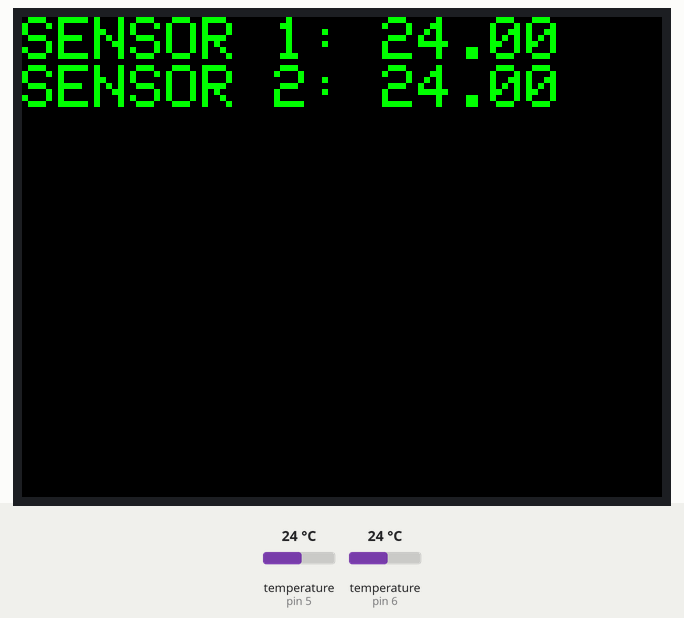
This sketch was run on a simulated Arduino Uno, built with avr-gcc and run on an emulated ATmega328P. Shown: 320×240 colour display. The test bench sets the inputs (shaded band); at power-on: temperature (sensors on pin 5, pin 6) 24 °C. Random numbers use the default seed unless the sketch sets one; what the sketch prints to the serial monitor is not drawn.

Above: at 3.1 s.
3.2 s: temperature (sensor on pin 5) set to 12 °C
At 8.2 s:
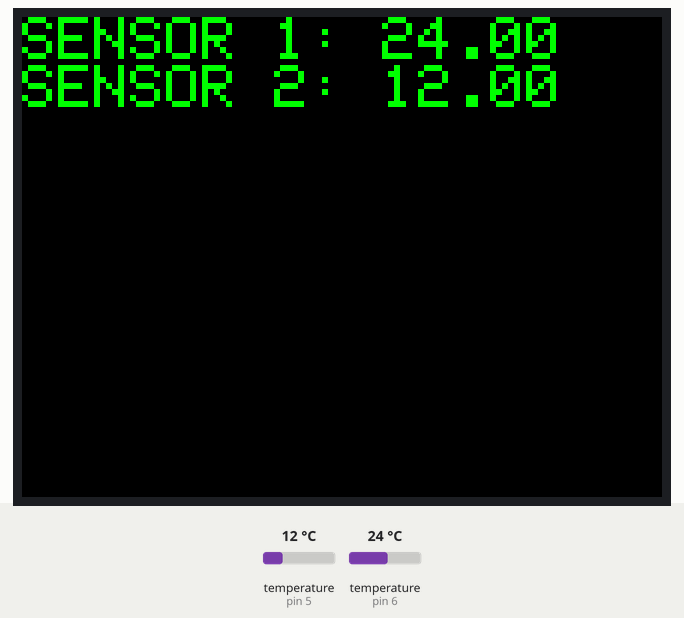
13.9 s: temperature (sensor on pin 6) set to 12 °C
At 18.2 s:
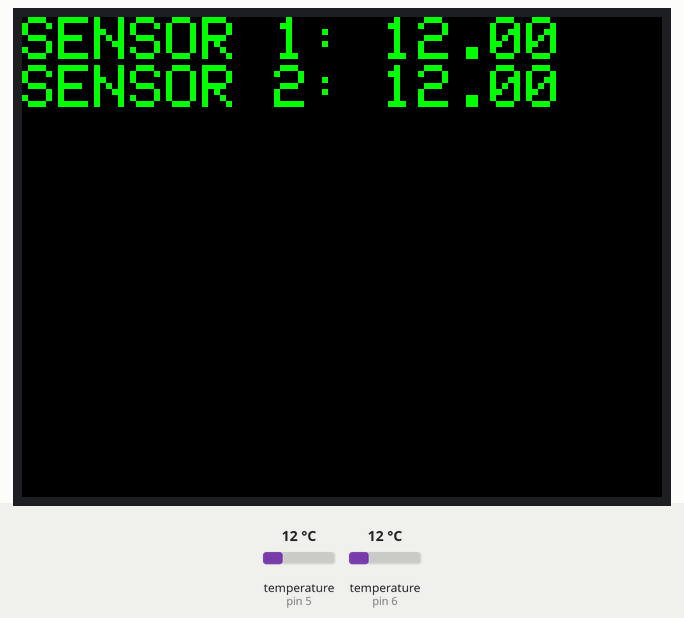
24.4 s: temperature (sensor on pin 5) set to 19 °C
34.8 s: temperature (sensor on pin 6) set to 19 °C
At 39.4 s:
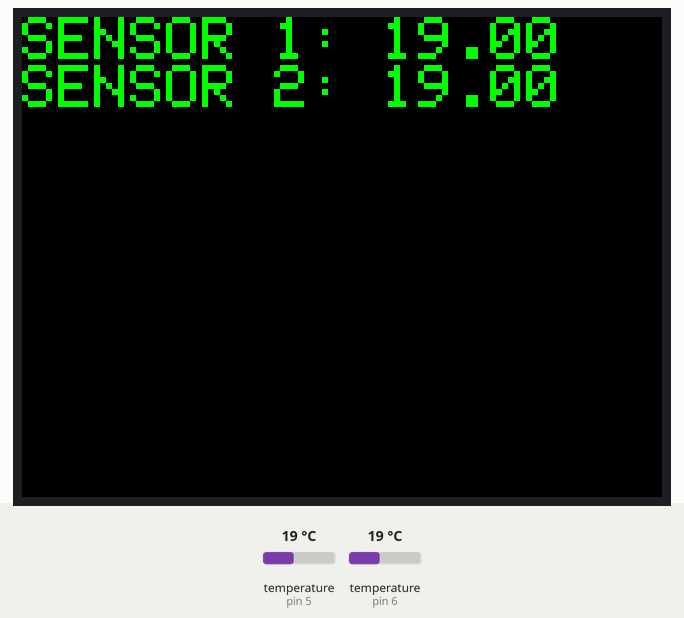
45.3 s: temperature (sensor on pin 5) set to 28 °C
At 50.6 s:
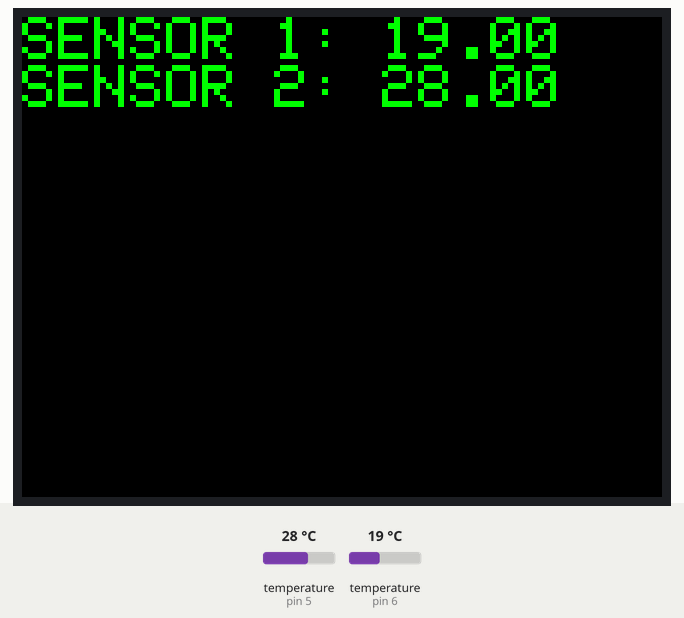
55.7 s: temperature (sensor on pin 6) set to 28 °C
At 60.6 s:
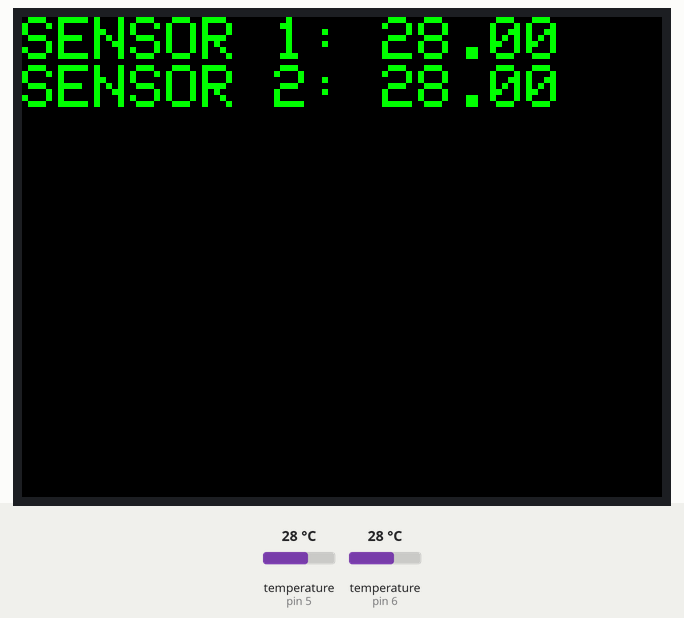
Timing chart, 0 to 62.1 s (numbered marks = the images above; inputs shaded):
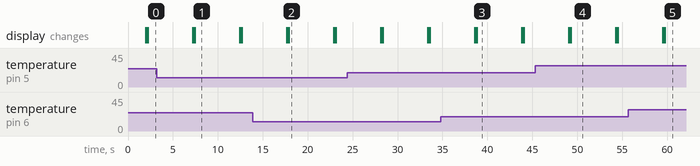

Measured:
- what the display in image 1 shows lasts 5.0 s, from 7.4 s to 12.4 s

The sketch:

ILI9341_temp.ino
```cpp
#include "SPI.h"
#include "Adafruit_GFX.h"
#include "Adafruit_ILI9341.h"
#include <OneWire.h>
#include <DallasTemperature.h>


#define ONE_WIRE_SENSOR_1 6  // Data wire is plugged into port 2 on the Arduino
#define ONE_WIRE_SENSOR_2 5  // Data wire is plugged into port 2 on the Arduino

#define TFT_RST      8
#define TFT_DC       9
#define TFT_CS       10


Adafruit_ILI9341 tft = Adafruit_ILI9341(TFT_CS, TFT_DC, TFT_RST);  // using hardware SPI

OneWire oneWire1(ONE_WIRE_SENSOR_1);        // Setup a oneWire instance to communicate with any OneWire devices (not just Maxim/Dallas temperature ICs)
DallasTemperature sensor1(&oneWire1);  // Pass our oneWire reference to Dallas Temperature.
DeviceAddress insideThermometer1;      // arrays to hold device address

OneWire oneWire2(ONE_WIRE_SENSOR_2);        // Setup a oneWire instance to communicate with any OneWire devices (not just Maxim/Dallas temperature ICs)
DallasTemperature sensor2(&oneWire2);  // Pass our oneWire reference to Dallas Temperature.
DeviceAddress insideThermometer2;      // arrays to hold device address


void setup()
{
    Serial.begin(9600);
    delay(1000);
    Serial.println("Arduino Started");

    init_DS18B20_Temp1();
    init_DS18B20_Temp2();

    init_tft();

    tft.fillScreen(ILI9341_BLACK);
    showRandomCircles();

    tft.fillScreen(ILI9341_BLACK);
}

void loop()
{
  float temp1C_float = 0.0;
  float temp2C_float = 0.0;

  sensor1.requestTemperatures(); // Send the command to get temperatures
  temp1C_float = printTemperature_sensor1(insideThermometer1); // Use a simple function to print out the data
  sensor2.requestTemperatures(); // Send the command to get temperatures
  temp2C_float = printTemperature_sensor2(insideThermometer2); // Use a simple function to print out the data

  tft.setCursor(0,0);
  tft.setTextColor(ILI9341_GREEN);
  tft.print("SENSOR 1: ");
  tft.println(temp1C_float);
  tft.print("SENSOR 2: ");
  tft.println(temp2C_float);

  delay(5000);
  // erase strings on Display
  //tft.fillScreen(ILI9341_BLACK);
  tft.setCursor(0,0);
  tft.setTextColor(ILI9341_BLACK);
  tft.print("SENSOR 1: ");
  tft.println(temp1C_float);
  tft.print("SENSOR 2: ");
  tft.println(temp2C_float);

}
```

DS18B20_Temperature.ino
```cpp
/*
 * from
 * Dalla Single Sensor example
 *
 *
 */


void init_DS18B20_Temp1(){

  Serial.println("Temperature IC Sensor 1");
  Serial.print("Locating devices...");
  sensor1.begin();
  Serial.print("Found ");
  Serial.print(sensor1.getDeviceCount(), DEC);
  Serial.println(" devices.");

  // report parasite power requirements
  Serial.print("Parasite power is: ");
  if (sensor1.isParasitePowerMode()) Serial.println("ON");
  else Serial.println("OFF");

  if (!sensor1.getAddress(insideThermometer1, 0)) Serial.println("Unable to find address for Device 0");

  // show the addresses we found on the bus
  Serial.print("Device 1 Address: ");
  printAddress(insideThermometer1);
  Serial.println();

  // set the resolution to 9 bit (Each Dallas/Maxim device is capable of several different resolutions)
  sensor1.setResolution(insideThermometer1, 9);

  Serial.print("Device 1 Resolution: ");
  Serial.print(sensor1.getResolution(insideThermometer1), DEC);
  Serial.println();

}


void init_DS18B20_Temp2(){

  Serial.println("Temperature IC Sensor 2");
  Serial.print("Locating devices...");
  sensor2.begin();
  Serial.print("Found ");
  Serial.print(sensor2.getDeviceCount(), DEC);
  Serial.println(" devices.");

  // report parasite power requirements
  Serial.print("Parasite power is: ");
  if (sensor2.isParasitePowerMode()) Serial.println("ON");
  else Serial.println("OFF");

  if (!sensor2.getAddress(insideThermometer2, 0)) Serial.println("Unable to find address for Device 0");

  // show the addresses we found on the bus
  Serial.print("Device 2 Address: ");
  printAddress(insideThermometer2);
  Serial.println();

  // set the resolution to 9 bit (Each Dallas/Maxim device is capable of several different resolutions)
  sensor2.setResolution(insideThermometer2, 9);

  Serial.print("Device 2 Resolution: ");
  Serial.print(sensor2.getResolution(insideThermometer2), DEC);
  Serial.println();

}


// -------------------------------------------------------------------------------------------------------------------


// function to print the temperature for a device
float printTemperature_sensor1(DeviceAddress deviceAddress)
{
  // method 1 - slower
  //Serial.print("Temp C: ");
  //Serial.print(sensors.getTempC(deviceAddress));

  // method 2 - faster
  float tempC = sensor1.getTempC(deviceAddress);
  Serial.print("Temp Sensor_1 C: ");
  Serial.println(tempC);

  return tempC;
}


// function to print the temperature for a device
float printTemperature_sensor2(DeviceAddress deviceAddress)
{
  // method 1 - slower
  //Serial.print("Temp C: ");
  //Serial.print(sensors.getTempC(deviceAddress));

  // method 2 - faster
  float tempC = sensor2.getTempC(deviceAddress);
  Serial.print("Temp Sensor_2 C: ");
  Serial.println(tempC);

  return tempC;
}


// function to print a device address
void printAddress(DeviceAddress deviceAddress)
{
  for (uint8_t i = 0; i < 8; i++)
  {
    if (deviceAddress[i] < 16) Serial.print("0");
    Serial.print(deviceAddress[i], HEX);
  }
}
```

ILI9341_tft.ino
```cpp
#define TFT_horizontal   1
#define TFT_vertical     0
#define TFT_horizontal2  3
#define TFT_vertical2    4

void init_tft(){


    tft.begin();

    tft.setRotation(TFT_horizontal);

    tft.setTextColor(ILI9341_GREEN);
    tft.setTextSize(3);

}


void showRandomCircles()
{
    for(byte i=0; i<255; i++) {
        tft.drawCircle(random(tft.width()), random(tft.height()), random(20), ILI9341_WHITE);
    }
}

unsigned long showText()
{
    tft.fillScreen(ILI9341_BLACK);
    tft.setCursor(0, 0);
    tft.setTextColor(ILI9341_WHITE);  tft.setTextSize(1);
    tft.println("Hello, World!");
    tft.setTextColor(ILI9341_YELLOW); tft.setTextSize(2);
    tft.println(1234.56);
    tft.setTextColor(ILI9341_RED);    tft.setTextSize(3);
    tft.println(0xDEADBEEF, HEX);
    tft.println();
    tft.setTextColor(ILI9341_GREEN);
    tft.setTextSize(5);
    tft.println("Inferno");
    tft.setTextSize(2);
    tft.println("Nel mezzo del cammin,");
    tft.setTextSize(1);
    tft.println("di nostra vita");
    tft.println("mi ritrovai per una selva oscura,");
    tft.println("ché la diritta via era smarrita.");
    tft.println("Mentre ch’i’ rovinava in basso loco,");
    tft.println("dinanzi a li occhi mi si fu offerto");
    tft.println("chi per lungo silenzio parea fioco.");
}
```
